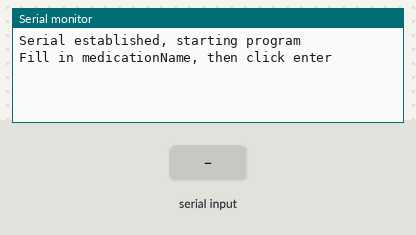
This sketch was run on a simulated Arduino Uno, built with avr-gcc and run on an emulated ATmega328P. On the bench: the last lines printed to the serial monitor. The inputs (shaded band) are chosen by the test bench.

Above: at 1.2 s.
1.3 s: "dispense\n" received over Serial
At 1.8 s:
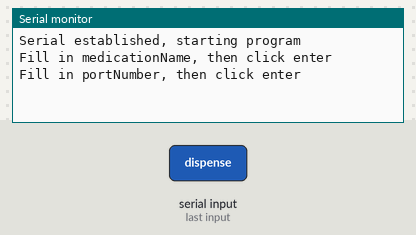
2.8 s: "load\n" received over Serial
At 4.0 s:
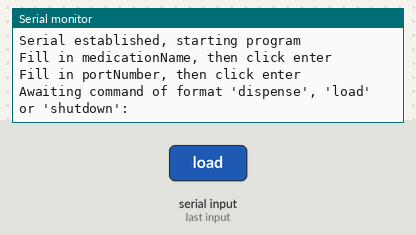
4.3 s: "dispense\n" received over Serial
At 5.3 s:
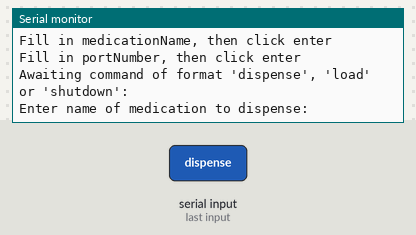
5.8 s: "shutdown\n" received over Serial
At 6.4 s:
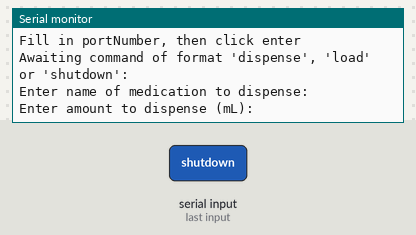
7.3 s: "90,45,200\n" received over Serial
At 8.8 s:
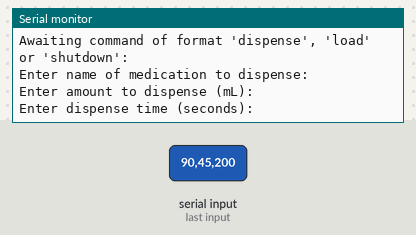

The sketch:

stateMachineSkeleton.ino
```cpp
void setup() {
  Serial.begin(9600);
  while (!Serial) {}
  Serial.println("Serial established, starting program");
}
class Medication {
  public:
    String medicationName;
    int medicationPort;

    Medication(String name, int port) {
      medicationName = name;
      medicationPort = port;
    }
    Medication() {
      //default constructor
      medicationName = "";
      medicationPort = -1;
    }
    void dispense(float amount_mL, int dispenseTimeInSeconds) {
      // dispense logic, make sure its non blocking
    }
};
const int maxMeds = 4;
Medication medicationObjects[maxMeds];

enum State {
  PREPARATION,
  AWAITING_COMMAND,
  DISPENSING,
  SHUTDOWN
};

State state = PREPARATION;

String input = "";


// Flags and buffer variables
bool sentMedNameRequest = false;
bool sentPortNumberRequest = false;
int medNum = -1;

bool sentCommandRequest = false;

int dispenseAmount = -1; //mL
int dispenseTime = -1; //seconds
String dispenseName = "";
bool sentNameRequest = false;
bool sentAmountRequest = false;
bool sentTimeRequest = false;

void loop() {
  switch (state) {
    case PREPARATION: {
      /*finds the unoccupied medication slot, not really robust,
      as in it will break if we try to go over med slot and there
      is no way to empty a slot for now*/
      if (medNum == -1) {
        for (int i = 0; i < maxMeds; i++) {
          if (medicationObjects[i].medicationName == "") {
              medNum = i;
              break;
          }
        }
      }

      /*
      This block is lowkey bs, but its necessary bs. It uses some boolean flags to
      print request once while not blocking the flow of the code. This isn't essential right now,
      but, I imagine we don't want dispensing to halt for carrier fluid, which we can put outside of switch
      statement so it runs every loop
      */
      if (sentMedNameRequest != true) {
        Serial.println("Fill in medicationName, then click enter");
        sentMedNameRequest = true;
      }
      else if (sentPortNumberRequest != true &&  medicationObjects[medNum].medicationName != "") {
        Serial.println("Fill in portNumber, then click enter");
        sentPortNumberRequest = true;
      }

      if (Serial.available() > 0) {
        char c = Serial.read();

        if (c == '\n') {
          input.trim();
          if (sentPortNumberRequest == false) {
            medicationObjects[medNum].medicationName = input;
          }
          else {
            medicationObjects[medNum].medicationPort = input.toInt();
          }
          input = "";
        } else {
          input += c;
        }
      };

      // Makes sure the relevant med object is filled out before letting state terminate
      if (medicationObjects[medNum].medicationName == "" || medicationObjects[medNum].medicationPort == -1) {
        break;
      };

      //Transitions to new state, and resets all the flags
      state = AWAITING_COMMAND;
      sentMedNameRequest = false;
      sentPortNumberRequest = false;
      medNum = -1;
      break;
    }
    case AWAITING_COMMAND: {
      // Literally just a transition state, just waits to be told what you want to do next

      if (sentCommandRequest == false) {
        Serial.println("Awaiting command of format \'dispense\', \'load\' or \'shutdown\':");
        sentCommandRequest = true;
      }

      if (Serial.available() > 0) {
        char c = Serial.read();
        if (c == '\n') {
          input.trim();
          if (input == "dispense") {
            state = DISPENSING;
          }
          else if (input == "load") {
            state = PREPARATION;
          }
          else if (input == "shutdown") {
            state = SHUTDOWN;
          }
          input = "";
          sentCommandRequest = false;
        } else {
          input += c;
        }
      }
      break;
    }
    case DISPENSING: {
        if (!sentNameRequest) {
            Serial.println("Enter name of medication to dispense:");
            sentNameRequest = true;
        }

        if (Serial.available() > 0 && dispenseName == "") {
            char c = Serial.read();
            if (c == '\n' || c == '\r') {
                input.trim();
                dispenseName = input;
                input = "";

                for (int i = 0; i < maxMeds; i++) {
                    if (medicationObjects[i].medicationName == dispenseName) {
                        medNum = i;  // save selected med index
                        break;
                    }
                }
            } else {
                input += c;
            }
        }

        if (dispenseName != "" && dispenseAmount == -1) {
            if (!sentAmountRequest) {
                Serial.println("Enter amount to dispense (mL):");
                sentAmountRequest = true;
            }

            if (Serial.available() > 0) {
                char c = Serial.read();
                if (c == '\n' || c == '\r') {
                    input.trim();
                    dispenseAmount = input.toInt();
                    input = "";
                } else {
                    input += c;
                }
            }
        }

        if (dispenseName != "" && dispenseAmount != -1 && dispenseTime == -1) {
            if (!sentTimeRequest) {
                Serial.println("Enter dispense time (seconds):");
                sentTimeRequest = true;
            }

            if (Serial.available() > 0) {
                char c = Serial.read();
                if (c == '\n' || c == '\r') {
                    input.trim();
                    dispenseTime = input.toInt();
                    input = "";
                } else {
                    input += c;
                }
            }
        }

        if (dispenseName != "" && dispenseAmount != -1 && dispenseTime != -1 && medNum != -1) {
            Serial.print("Dispensing ");
            Serial.print(dispenseAmount);
            Serial.print(" mL of ");
            Serial.print(dispenseName);
            Serial.print(" (port ");
            Serial.print(medicationObjects[medNum].medicationPort);
            Serial.print(") over ");
            Serial.print(dispenseTime);
            Serial.println(" seconds.");

            medicationObjects[medNum].dispense(dispenseAmount, dispenseTime);

            medNum = -1;
            dispenseName = "";
            dispenseAmount = -1;
            dispenseTime = -1;
            sentNameRequest = false;
            sentAmountRequest = false;
            sentTimeRequest = false;

            state = AWAITING_COMMAND;
        }
        break;
    }
    case SHUTDOWN:
      //whatever shutdown process we'd need
      break;
  }
  /*
  Will need to have dispensing logic outside of state machine, but have the dispensing state modified within
  this allows for input calls and staying in state, while still dispensing carrier fluid + medications
  */
}
```

Measured:
- after the input at 1.3 s, the serial monitor: prints a new line at once (image 1)
- after the input at 2.8 s, the serial monitor: prints a new line at once (image 2)
- after the input at 4.3 s, the serial monitor: prints a new line at once (image 3)
- after the input at 5.8 s, the serial monitor: prints a new line at once (image 4)
- after the input at 7.3 s, the serial monitor: prints a new line at once (image 5)
